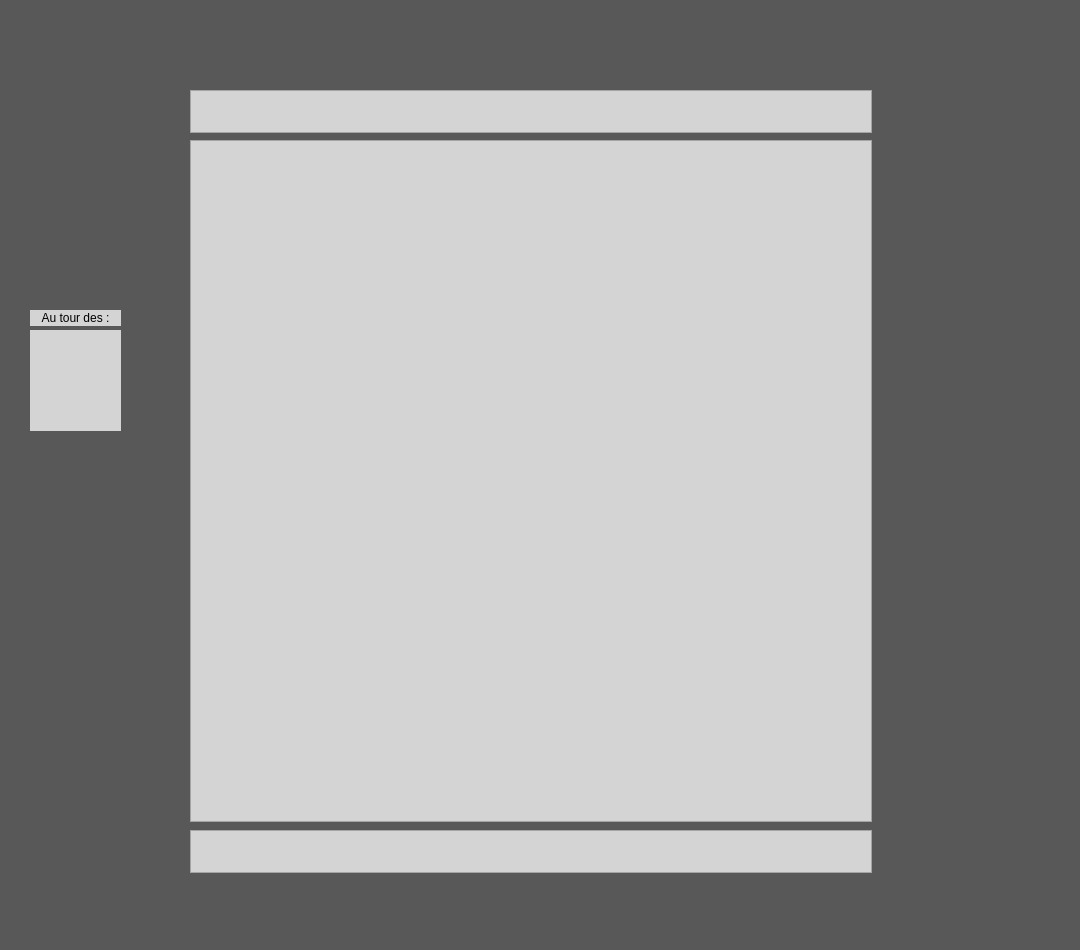
<?xml version="1.0" encoding="UTF-8"?>
<ui version="4.0">
 <class>MainWindow</class>
 <widget class="QMainWindow" name="MainWindow">
  <property name="enabled">
   <bool>true</bool>
  </property>
  <property name="geometry">
   <rect>
    <x>0</x>
    <y>0</y>
    <width>1080</width>
    <height>950</height>
   </rect>
  </property>
  <property name="minimumSize">
   <size>
    <width>1080</width>
    <height>950</height>
   </size>
  </property>
  <property name="maximumSize">
   <size>
    <width>1080</width>
    <height>950</height>
   </size>
  </property>
  <property name="windowTitle">
   <string>Jeu d' Echec</string>
  </property>
  <property name="windowIcon">
   <iconset resource="Resource.qrc">
    <normaloff>:/img_noir/assets/noir/tour.png</normaloff>:/img_noir/assets/noir/tour.png</iconset>
  </property>
  <property name="styleSheet">
   <string notr="true">background-color: rgb(88, 88, 88);</string>
  </property>
  <widget class="QWidget" name="centralwidget">
   <widget class="QTableView" name="tableViewEchiquier">
    <property name="geometry">
     <rect>
      <x>190</x>
      <y>140</y>
      <width>682</width>
      <height>682</height>
     </rect>
    </property>
    <property name="minimumSize">
     <size>
      <width>682</width>
      <height>682</height>
     </size>
    </property>
    <property name="maximumSize">
     <size>
      <width>682</width>
      <height>682</height>
     </size>
    </property>
    <property name="mouseTracking">
     <bool>false</bool>
    </property>
    <property name="focusPolicy">
     <enum>Qt::ClickFocus</enum>
    </property>
    <property name="styleSheet">
     <string notr="true">background-color: rgb(212, 212, 212);</string>
    </property>
    <property name="verticalScrollBarPolicy">
     <enum>Qt::ScrollBarAlwaysOff</enum>
    </property>
    <property name="horizontalScrollBarPolicy">
     <enum>Qt::ScrollBarAlwaysOff</enum>
    </property>
    <property name="autoScroll">
     <bool>true</bool>
    </property>
    <property name="editTriggers">
     <set>QAbstractItemView::NoEditTriggers</set>
    </property>
    <property name="tabKeyNavigation">
     <bool>false</bool>
    </property>
    <property name="showDropIndicator" stdset="0">
     <bool>false</bool>
    </property>
    <property name="dragDropOverwriteMode">
     <bool>false</bool>
    </property>
    <property name="selectionMode">
     <enum>QAbstractItemView::SingleSelection</enum>
    </property>
    <property name="verticalScrollMode">
     <enum>QAbstractItemView::ScrollPerItem</enum>
    </property>
    <property name="gridStyle">
     <enum>Qt::SolidLine</enum>
    </property>
    <attribute name="horizontalHeaderVisible">
     <bool>false</bool>
    </attribute>
    <attribute name="horizontalHeaderMinimumSectionSize">
     <number>85</number>
    </attribute>
    <attribute name="horizontalHeaderDefaultSectionSize">
     <number>85</number>
    </attribute>
    <attribute name="horizontalHeaderHighlightSections">
     <bool>false</bool>
    </attribute>
    <attribute name="verticalHeaderVisible">
     <bool>false</bool>
    </attribute>
    <attribute name="verticalHeaderMinimumSectionSize">
     <number>85</number>
    </attribute>
    <attribute name="verticalHeaderDefaultSectionSize">
     <number>85</number>
    </attribute>
    <attribute name="verticalHeaderHighlightSections">
     <bool>false</bool>
    </attribute>
   </widget>
   <widget class="QLabel" name="TourLabel">
    <property name="geometry">
     <rect>
      <x>30</x>
      <y>330</y>
      <width>91</width>
      <height>101</height>
     </rect>
    </property>
    <property name="styleSheet">
     <string notr="true">background-color: rgb(212, 212, 212);</string>
    </property>
    <property name="text">
     <string/>
    </property>
   </widget>
   <widget class="QLabel" name="TourTexte">
    <property name="geometry">
     <rect>
      <x>30</x>
      <y>310</y>
      <width>91</width>
      <height>16</height>
     </rect>
    </property>
    <property name="styleSheet">
     <string notr="true">background-color: rgb(212, 212, 212);
font: 8pt &quot;MS Shell Dlg 2&quot;;
color: rgb(0, 0, 0);</string>
    </property>
    <property name="text">
     <string>Au tour des :</string>
    </property>
    <property name="alignment">
     <set>Qt::AlignCenter</set>
    </property>
   </widget>
   <widget class="QTableView" name="view_PionNoir">
    <property name="geometry">
     <rect>
      <x>190</x>
      <y>830</y>
      <width>682</width>
      <height>43</height>
     </rect>
    </property>
    <property name="minimumSize">
     <size>
      <width>682</width>
      <height>43</height>
     </size>
    </property>
    <property name="maximumSize">
     <size>
      <width>682</width>
      <height>43</height>
     </size>
    </property>
    <property name="styleSheet">
     <string notr="true">background-color: rgb(212, 212, 212);</string>
    </property>
    <property name="verticalScrollBarPolicy">
     <enum>Qt::ScrollBarAlwaysOff</enum>
    </property>
    <property name="horizontalScrollBarPolicy">
     <enum>Qt::ScrollBarAsNeeded</enum>
    </property>
    <property name="editTriggers">
     <set>QAbstractItemView::NoEditTriggers</set>
    </property>
    <property name="tabKeyNavigation">
     <bool>false</bool>
    </property>
    <property name="showDropIndicator" stdset="0">
     <bool>false</bool>
    </property>
    <property name="dragDropOverwriteMode">
     <bool>false</bool>
    </property>
    <property name="selectionMode">
     <enum>QAbstractItemView::NoSelection</enum>
    </property>
    <property name="showGrid">
     <bool>false</bool>
    </property>
    <attribute name="horizontalHeaderVisible">
     <bool>false</bool>
    </attribute>
    <attribute name="horizontalHeaderMinimumSectionSize">
     <number>42</number>
    </attribute>
    <attribute name="horizontalHeaderDefaultSectionSize">
     <number>42</number>
    </attribute>
    <attribute name="horizontalHeaderHighlightSections">
     <bool>false</bool>
    </attribute>
    <attribute name="verticalHeaderVisible">
     <bool>false</bool>
    </attribute>
    <attribute name="verticalHeaderMinimumSectionSize">
     <number>42</number>
    </attribute>
    <attribute name="verticalHeaderDefaultSectionSize">
     <number>42</number>
    </attribute>
    <attribute name="verticalHeaderHighlightSections">
     <bool>false</bool>
    </attribute>
   </widget>
   <widget class="QTableView" name="view_PionBlanc">
    <property name="geometry">
     <rect>
      <x>190</x>
      <y>90</y>
      <width>682</width>
      <height>43</height>
     </rect>
    </property>
    <property name="minimumSize">
     <size>
      <width>682</width>
      <height>43</height>
     </size>
    </property>
    <property name="maximumSize">
     <size>
      <width>682</width>
      <height>43</height>
     </size>
    </property>
    <property name="styleSheet">
     <string notr="true">background-color: rgb(212, 212, 212);</string>
    </property>
    <property name="verticalScrollBarPolicy">
     <enum>Qt::ScrollBarAlwaysOff</enum>
    </property>
    <property name="horizontalScrollBarPolicy">
     <enum>Qt::ScrollBarAlwaysOff</enum>
    </property>
    <property name="editTriggers">
     <set>QAbstractItemView::NoEditTriggers</set>
    </property>
    <property name="tabKeyNavigation">
     <bool>false</bool>
    </property>
    <property name="showDropIndicator" stdset="0">
     <bool>false</bool>
    </property>
    <property name="dragDropOverwriteMode">
     <bool>false</bool>
    </property>
    <property name="selectionMode">
     <enum>QAbstractItemView::NoSelection</enum>
    </property>
    <property name="showGrid">
     <bool>false</bool>
    </property>
    <attribute name="horizontalHeaderVisible">
     <bool>false</bool>
    </attribute>
    <attribute name="horizontalHeaderCascadingSectionResizes">
     <bool>true</bool>
    </attribute>
    <attribute name="horizontalHeaderMinimumSectionSize">
     <number>42</number>
    </attribute>
    <attribute name="horizontalHeaderDefaultSectionSize">
     <number>42</number>
    </attribute>
    <attribute name="horizontalHeaderHighlightSections">
     <bool>false</bool>
    </attribute>
    <attribute name="verticalHeaderVisible">
     <bool>false</bool>
    </attribute>
    <attribute name="verticalHeaderMinimumSectionSize">
     <number>42</number>
    </attribute>
    <attribute name="verticalHeaderDefaultSectionSize">
     <number>42</number>
    </attribute>
    <attribute name="verticalHeaderHighlightSections">
     <bool>false</bool>
    </attribute>
   </widget>
  </widget>
 </widget>
 <resources>
  <include location="Resource.qrc"/>
 </resources>
 <connections/>
</ui>
